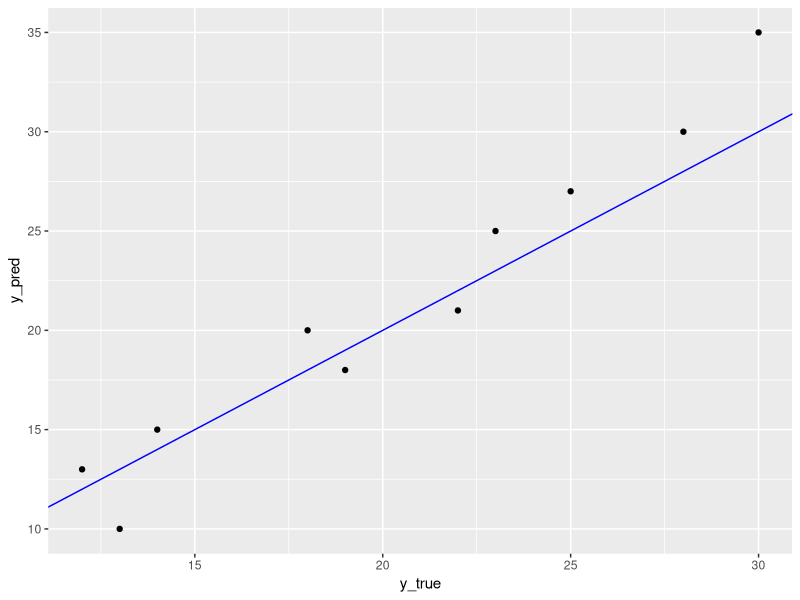
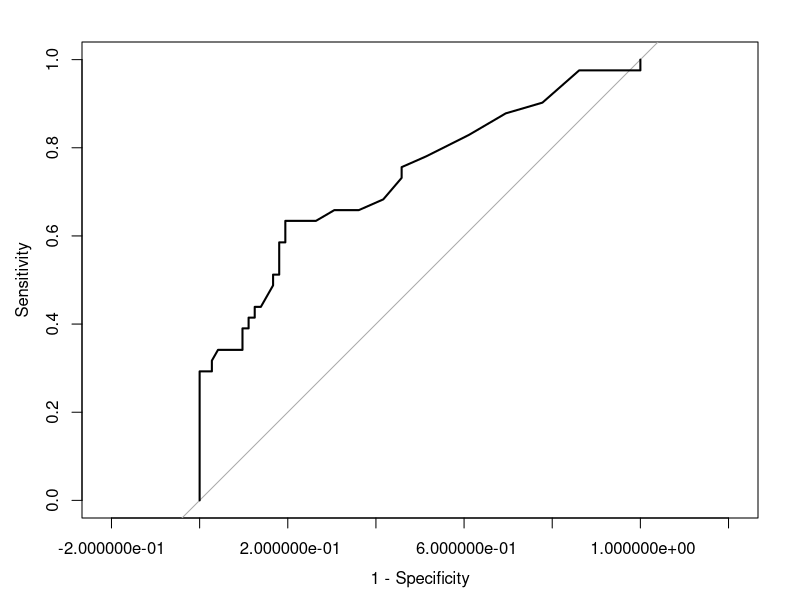
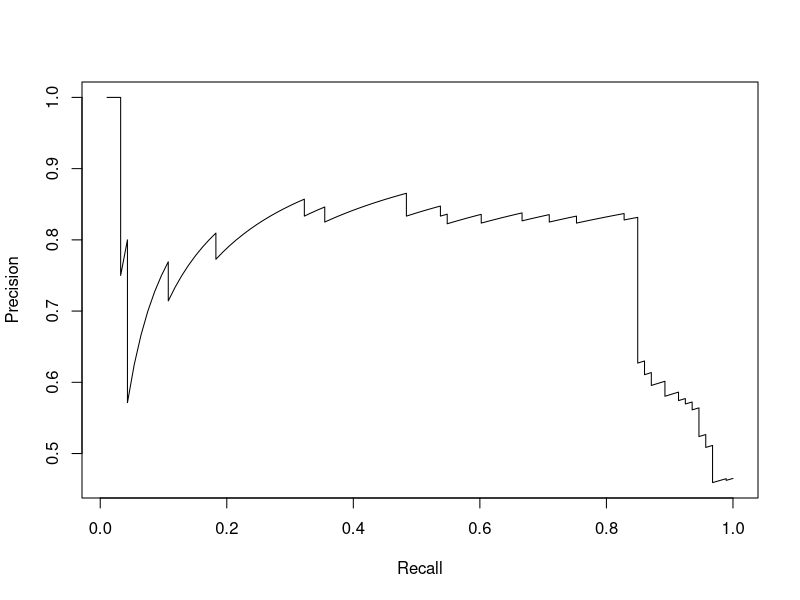

Here is the R script that generated these plots, in order:
## ---- chunk 1

evaluate = function(pred,y,type = NULL){
  if (type=='mse') result = mean((pred - y)^2)
  if (type=='rmse') result = sqrt(mean((pred - y)^2))
  if (type=='mae')  result = mean(abs(pred - y))
  if (type=='mape') result = mean(abs((pred - y)/y))
  if (type=='smape') result = mean((pred - y)/(abs(pred)+abs(y))/2)

  return(result)
}

y_pred = c(10,13,15,18,20,21,35,27,30,25)
y_true = c(13,12,14,19,18,22,30,25,28,23)
library(ggplot2)
ggplot(NULL,aes(x = y_true,y = y_pred)) + 
  geom_point() + geom_abline(color = 'blue')

for( i in c('mse','rmse','mae','mape','smape')){
  result = evaluate(pred = y_pred,y = y_true,type = i)
  result = round(result,4)
  print(paste0(i,':',result))
}

## ---- chunk 2
library(pROC)
data(aSAH)
roccurve = roc(aSAH$outcome, aSAH$s100b,
    levels=c("Good", "Poor"))
roccurve

## ---- chunk 3
plot(roccurve,legacy.axes =T)
## ---- chunk 4
library(ROCR)
data(ROCR.simple)
pred <- prediction(ROCR.simple$predictions,ROCR.simple$labels)
perf <- performance(pred,"prec","rec")
plot(perf)
## ---- chunk 5
library(caret)
folds = createFolds(iris$Species,k = 5)
str(folds)
